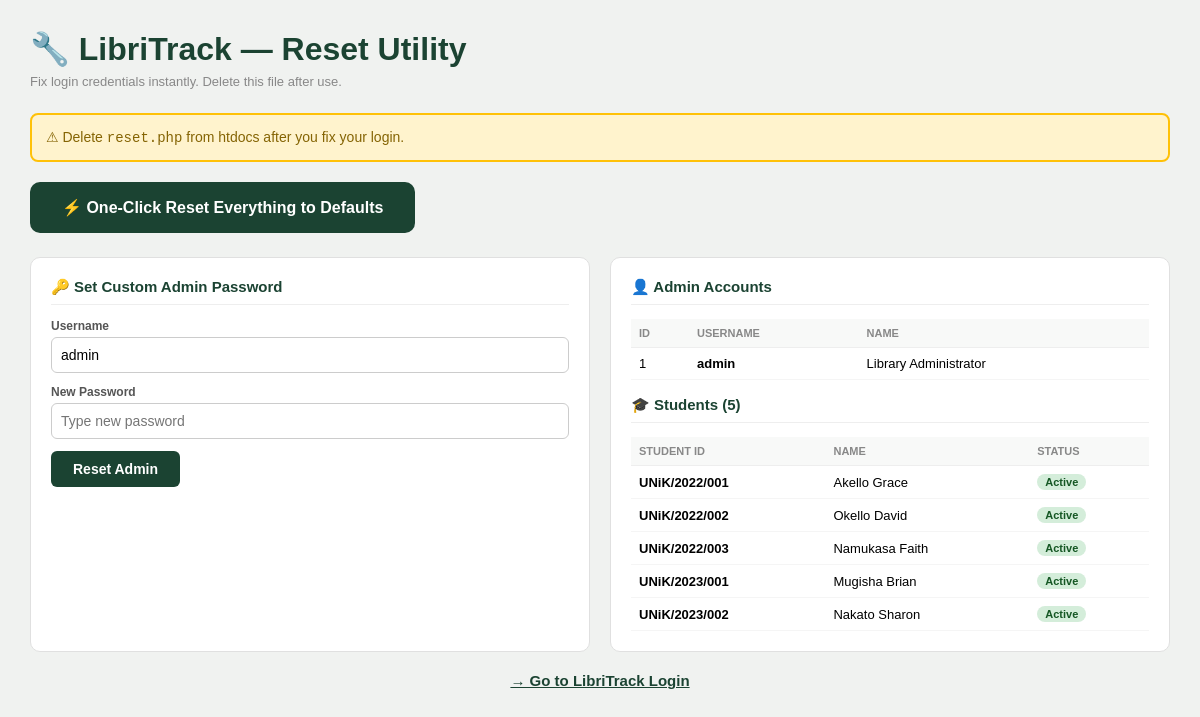
The page /reset.php on the database its author committed.
### tables this page shows
CREATE TABLE students (
    id INT AUTO_INCREMENT PRIMARY KEY,
    student_id VARCHAR(30) NOT NULL UNIQUE,
    full_name VARCHAR(100) NOT NULL,
    email VARCHAR(100),
    phone VARCHAR(20),
    course VARCHAR(100),
    password VARCHAR(255) NOT NULL,
    status ENUM('active','suspended') DEFAULT 'active',
    created_at TIMESTAMP DEFAULT CURRENT_TIMESTAMP
);

### reset.php (the view, shortened to what this page needs)
<?php
$conn = new mysqli('localhost', 'root', '', 'libritrack');
$admins   = $conn->query("SELECT id, username, full_name FROM admins")->fetch_all(MYSQLI_ASSOC);
$students = $conn->query("SELECT student_id, full_name, status FROM students")->fetch_all(MYSQLI_ASSOC);
?>
<!DOCTYPE html>
<html>
<head>
</head>
<body>
<h1>🔧 LibriTrack — Reset Utility</h1>
<p class="sub">Fix login credentials instantly. Delete this file after use.</p>
<div class="warn">⚠ Delete <code>reset.php</code> from htdocs after you fix your login.</div>
<a href="?reset=1" class="big-btn" onclick="return confirm('Reset admin to admin/password and all students to password?')">
    ⚡ One-Click Reset Everything to Defaults
</a>
<div class="grid">
    <div class="card">
        <h2>🔑 Set Custom Admin Password</h2>
        <form method="POST">
            <label>Username</label>
            <input type="text" name="username" value="admin" required>
            <label>New Password</label>
            <input type="password" name="password" placeholder="Type new password" required>
            <button type="submit" class="btn">Reset Admin</button>
        </form>
    </div>
    <div class="card">
        <h2>👤 Admin Accounts</h2>
        <?php if (empty($admins)): ?>
        <p style="color:#aaa;font-size:13px">No admins — click the big button above.</p>
        <?php else: ?>
        <table>
            <thead><tr><th>ID</th><th>Username</th><th>Name</th></tr></thead>
            <tbody>
            <?php foreach ($admins as $a): ?>
            <tr><td><?= $a['id'] ?></td><td><strong><?= htmlspecialchars($a['username']) ?></strong></td><td><?= htmlspecialchars($a['full_name']) ?></td></tr>
            <?php endforeach; ?>
            </tbody>
        </table>
        <?php endif; ?>
        <h2 style="margin-top:16px">🎓 Students (<?= count($students) ?>)</h2>
        <?php if (empty($students)): ?>
        <p style="color:#aaa;font-size:13px">No students — re-import database.sql.</p>
        <?php else: ?>
        <table>
            <thead><tr><th>Student ID</th><th>Name</th><th>Status</th></tr></thead>
            <tbody>
            <?php foreach ($students as $s): ?>
            <tr>
                <td><strong><?= htmlspecialchars($s['student_id']) ?></strong></td>
                <td><?= htmlspecialchars($s['full_name']) ?></td>
                <td><span class="tag active"><?= ucfirst($s['status']) ?></span></td>
            </tr>
            <?php endforeach; ?>
            </tbody>
        </table>
        <?php endif; ?>
    </div>
</div>
<div class="goto"><a href="index.php">→ Go to LibriTrack Login</a></div>
</body>
</html>

### reset.php (style rules this page uses)
* { margin:0; padding:0; box-sizing:border-box }
body { font-family:Arial,sans-serif; background:#f0f2f0; padding:30px; }
h1 { color:#1b4332; margin-bottom:6px; }
.sub { color:#888; font-size:13px; margin-bottom:24px; }
.warn { background:#fff3cd; border:2px solid #ffc107; border-radius:8px; padding:14px; margin-bottom:20px; font-size:14px; color:#856404; }
.big-btn { display:inline-block; padding:16px 32px; background:#1b4332; color:#fff; border-radius:10px; text-decoration:none; font-size:16px; font-weight:bold; margin-bottom:24px; }
.grid { display:grid; grid-template-columns:1fr 1fr; gap:20px; }
.card { background:#fff; border-radius:10px; padding:20px; border:1px solid #e0e0e0; }
h2 { font-size:15px; color:#1b4332; border-bottom:1px solid #eee; padding-bottom:8px; margin-bottom:14px; }
label { display:block; font-size:12px; font-weight:bold; color:#555; margin-bottom:4px; }
input { width:100%; padding:9px; border:1px solid #ccc; border-radius:6px; font-size:14px; margin-bottom:12px; }
.btn { padding:10px 22px; background:#1b4332; color:#fff; border:none; border-radius:6px; font-size:14px; font-weight:bold; cursor:pointer; }
table { width:100%; border-collapse:collapse; font-size:13px; }
th { background:#f8f9f8; padding:8px; text-align:left; border-bottom:1px solid #eee; font-size:11px; text-transform:uppercase; color:#888; }
td { padding:8px; border-bottom:1px solid #f5f5f5; }
.tag { display:inline-block; padding:2px 8px; border-radius:10px; font-size:11px; font-weight:bold; }
.active { background:#d4edda; color:#155724; }
.goto { margin-top:20px; text-align:center; }
.goto a { color:#1b4332; font-weight:bold; font-size:15px; }

### rows shown on the page
students: student "UNiK/2022/001", full_name "Akello Grace", status "Active"
students: student "UNiK/2022/002", full_name "Okello David", status "Active"
students: student "UNiK/2022/003", full_name "Namukasa Faith", status "Active"
students: student "UNiK/2023/001", full_name "Mugisha Brian", status "Active"
students: student "UNiK/2023/002", full_name "Nakato Sharon", status "Active"

### other values the page prints
$a['id'] "1"
$a['username'] "admin"
$a['full_name'] "Library Administrator"
count($students) "5"
